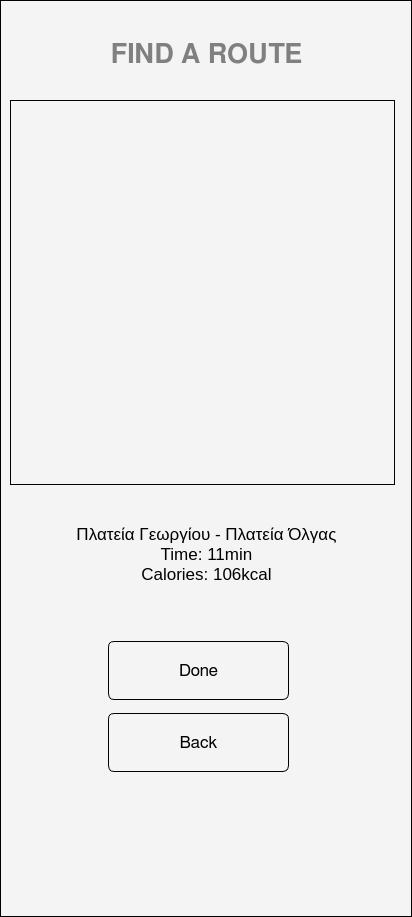
<?xml version="1.0" encoding="UTF-8"?>
<ui version="4.0">
 <class>Form</class>
 <widget class="QWidget" name="Form">
  <property name="geometry">
   <rect>
    <x>0</x>
    <y>0</y>
    <width>412</width>
    <height>917</height>
   </rect>
  </property>
  <property name="windowTitle">
   <string>Form</string>
  </property>
  <property name="styleSheet">
   <string notr="true">background-color: #f4f4f4; border: 1px solid #000000;</string>
  </property>
  <widget class="QTextBrowser" name="textBrowser">
   <property name="geometry">
    <rect>
     <x>61</x>
     <y>520</y>
     <width>291</width>
     <height>91</height>
    </rect>
   </property>
   <property name="styleSheet">
    <string notr="true">border: 0; 
color: #000000
;</string>
   </property>
   <property name="html">
    <string>&lt;!DOCTYPE HTML PUBLIC &quot;-//W3C//DTD HTML 4.0//EN&quot; &quot;http://www.w3.org/TR/REC-html40/strict.dtd&quot;&gt;
&lt;html&gt;&lt;head&gt;&lt;meta name=&quot;qrichtext&quot; content=&quot;1&quot; /&gt;&lt;meta charset=&quot;utf-8&quot; /&gt;&lt;style type=&quot;text/css&quot;&gt;
p, li { white-space: pre-wrap; }
hr { height: 1px; border-width: 0; }
li.unchecked::marker { content: &quot;\2610&quot;; }
li.checked::marker { content: &quot;\2612&quot;; }
&lt;/style&gt;&lt;/head&gt;&lt;body style=&quot; font-family:'Noto Sans'; font-size:10pt; font-weight:400; font-style:normal;&quot;&gt;
&lt;p align=&quot;center&quot; style=&quot; margin-top:0px; margin-bottom:0px; margin-left:0px; margin-right:0px; -qt-block-indent:0; text-indent:0px;&quot;&gt;&lt;span style=&quot; font-size:13pt;&quot;&gt;Πλατεία Γεωργίου - Πλατεία Όλγας&lt;/span&gt;&lt;/p&gt;
&lt;p align=&quot;center&quot; style=&quot; margin-top:0px; margin-bottom:0px; margin-left:0px; margin-right:0px; -qt-block-indent:0; text-indent:0px;&quot;&gt;&lt;span style=&quot; font-size:13pt;&quot;&gt;Time: 11min&lt;/span&gt;&lt;/p&gt;
&lt;p align=&quot;center&quot; style=&quot; margin-top:0px; margin-bottom:0px; margin-left:0px; margin-right:0px; -qt-block-indent:0; text-indent:0px;&quot;&gt;&lt;span style=&quot; font-size:13pt;&quot;&gt;Calories: 106kcal&lt;/span&gt;&lt;/p&gt;&lt;/body&gt;&lt;/html&gt;</string>
   </property>
  </widget>
  <widget class="QPushButton" name="pushButton_8">
   <property name="geometry">
    <rect>
     <x>108</x>
     <y>713</y>
     <width>181</width>
     <height>59</height>
    </rect>
   </property>
   <property name="font">
    <font>
     <family>FreeSans</family>
     <pointsize>13</pointsize>
     <bold>false</bold>
    </font>
   </property>
   <property name="styleSheet">
    <string notr="true">color: ffffff;background-color: #00000000;
border-radius: 6px;
    padding: 5px;</string>
   </property>
   <property name="text">
    <string>Back</string>
   </property>
  </widget>
  <widget class="QFrame" name="frame">
   <property name="geometry">
    <rect>
     <x>10</x>
     <y>100</y>
     <width>385</width>
     <height>385</height>
    </rect>
   </property>
   <property name="frameShape">
    <enum>QFrame::Shape::StyledPanel</enum>
   </property>
   <property name="frameShadow">
    <enum>QFrame::Shadow::Raised</enum>
   </property>
  </widget>
  <widget class="QLabel" name="label">
   <property name="geometry">
    <rect>
     <x>106</x>
     <y>39</y>
     <width>201</width>
     <height>31</height>
    </rect>
   </property>
   <property name="sizePolicy">
    <sizepolicy hsizetype="Preferred" vsizetype="Preferred">
     <horstretch>0</horstretch>
     <verstretch>0</verstretch>
    </sizepolicy>
   </property>
   <property name="font">
    <font>
     <family>FreeSans</family>
     <pointsize>20</pointsize>
     <bold>true</bold>
    </font>
   </property>
   <property name="styleSheet">
    <string notr="true">color: gray; border: none;</string>
   </property>
   <property name="frameShape">
    <enum>QFrame::Shape::NoFrame</enum>
   </property>
   <property name="frameShadow">
    <enum>QFrame::Shadow::Raised</enum>
   </property>
   <property name="text">
    <string>FIND A ROUTE</string>
   </property>
   <property name="alignment">
    <set>Qt::AlignmentFlag::AlignCenter</set>
   </property>
   <property name="wordWrap">
    <bool>true</bool>
   </property>
  </widget>
  <widget class="QPushButton" name="pushButton_9">
   <property name="geometry">
    <rect>
     <x>108</x>
     <y>641</y>
     <width>181</width>
     <height>59</height>
    </rect>
   </property>
   <property name="font">
    <font>
     <family>FreeSans</family>
     <pointsize>13</pointsize>
     <bold>false</bold>
    </font>
   </property>
   <property name="styleSheet">
    <string notr="true">color: ffffff;background-color: #00000000;
border-radius: 6px;
    padding: 5px;</string>
   </property>
   <property name="text">
    <string>Done</string>
   </property>
  </widget>
 </widget>
 <resources/>
 <connections/>
</ui>
